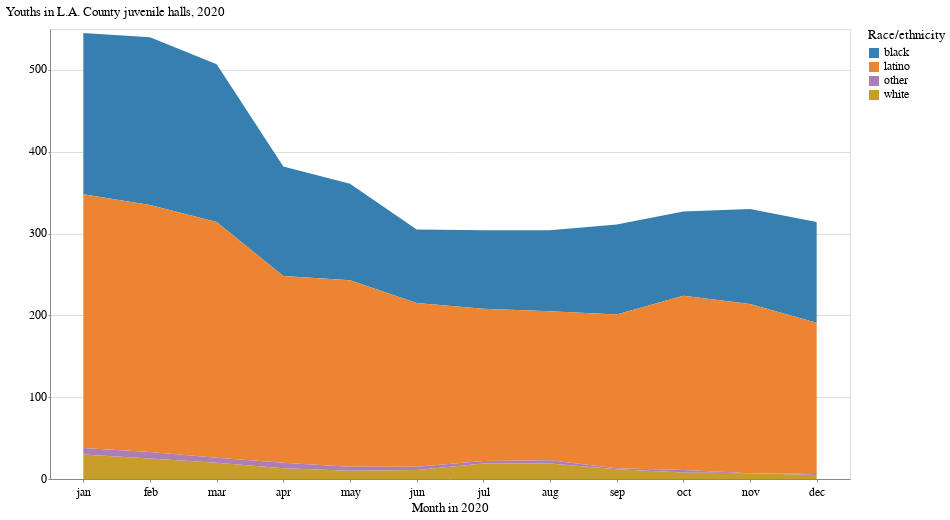

The code cell stored with this chart in its notebook:
### Code cell
alt.Chart(race_melt_df).mark_area().encode(
    x=alt.X(
        "month:O",
        sort=[
            "jan",
            "feb",
            "mar",
            "apr",
            "may",
            "jun",
            "jul",
            "aug",
            "sep",
            "oct",
            "nov",
            "dec",
        ],
        title="Month in 2020",
    ),
    y=alt.Y(
        "value:Q",
        title="Youths in L.A. County juvenile halls, 2020",
        axis=alt.Axis(tickCount=5),
    ),
    color=alt.Color("variable:N", title="Race/ethnicity"),
)

### Figure 1 — Vega-Lite specification as saved in the notebook (floating-point values rounded to 4 significant figures)
{"config": {"view": {"width": 800, "height": 450}, "background": "#ffffff", "title": {"anchor": "start", "font": "Benton Gothic Bold, sans", "fontColor": "#000000", "fontSize": 22, "fontWeight": "normal"}, "arc": {"fill": "#82c6df"}, "area": {"fill": "#82c6df"}, "line": {"stroke": "#82c6df", "strokeWidth": 3}, "path": {"stroke": "#82c6df"}, "rect": {"fill": "#82c6df"}, "shape": {"stroke": "#82c6df"}, "bar": {"fill": "#82c6df"}, "point": {"stroke": "#82c6df"}, "symbol": {"fill": "#82c6df", "size": 30}, "axis": {"titleFont": "Benton Gothic Bold, sans", "titleFontSize": 13, "titleFontWeight": "normal", "labelFont": "Benton Gothic, sans", "labelFontSize": 11.5, "labelFontWeight": "normal"}, "axisX": {"labelAngle": 0, "labelPadding": 4, "tickSize": 3}, "axisY": {"labelBaseline": "middle", "maxExtent": 45, "minExtent": 45, "tickSize": 2, "titleAlign": "left", "titleAngle": 0, "titleX": -45, "titleY": -11}, "legend": {"titleFont": "Benton Gothic Bold, sans", "titleFontSize": 13, "titleFontWeight": "normal", "symbolType": "square", "labelFont": "Benton Gothic, sans", "labelFontSize": 11.5}, "range": {"category": ["#3580b1", "#ec8431", "#ab7fb4", "#c89d29", "#adc839", "#829eb1"], "diverging": ["#e68a4f", "#f4bb6a", "#f9e39c", "#dadfe2", "#a6b7c6", "#849eae"], "heatmap": ["#fbf2c7", "#f9e39c", "#f8d36e", "#f4bb6a", "#e68a4f", "#d15a40", "#ab4232"], "ordinal": ["#fbf2c7", "#f9e39c", "#f8d36e", "#f4bb6a", "#e68a4f", "#d15a40", "#ab4232"], "ramp": ["#fbf2c7", "#f9e39c", "#f8d36e", "#f4bb6a", "#e68a4f", "#d15a40", "#ab4232"]}}, "data": {"name": "data-3042001cc988b44894e90a68c1792bc4"}, "mark": "area", "encoding": {"color": {"type": "nominal", "field": "variable", "title": "Race/ethnicity"}, "x": {"type": "ordinal", "field": "month", "sort": ["jan", "feb", "mar", "apr", "may", "jun", "jul", "aug", "sep", "oct", "nov", "dec"], "title": "Month in 2020"}, "y": {"type": "quantitative", "axis": {"tickCount": 5}, "field": "value", "title": "Youths in L.A. County juvenile halls, 2020"}}, "$schema": "https://vega.github.io/schema/vega-lite/v4.0.2.json", "datasets": {"data-3042001cc988b44894e90a68c1792bc4": [{"month": "jan", "variable": "black", "value": 197}, {"month": "feb", "variable": "black", "value": 205}, {"month": "mar", "variable": "black", "value": 193}, {"month": "apr", "variable": "black", "value": 134}, {"month": "may", "variable": "black", "value": 118}, {"month": "jun", "variable": "black", "value": 90}, {"month": "jul", "variable": "black", "value": 96}, {"month": "aug", "variable": "black", "value": 99}, {"month": "sep", "variable": "black", "value": 110}, {"month": "oct", "variable": "black", "value": 103}, {"month": "nov", "variable": "black", "value": 116}, {"month": "dec", "variable": "black", "value": 123}, {"month": "jan", "variable": "white", "value": 30}, {"month": "feb", "variable": "white", "value": 25}, {"month": "mar", "variable": "white", "value": 20}, {"month": "apr", "variable": "white", "value": 13}, {"month": "may", "variable": "white", "value": 10}, {"month": "jun", "variable": "white", "value": 11}, {"month": "jul", "variable": "white", "value": 19}, {"month": "aug", "variable": "white", "value": 19}, {"month": "sep", "variable": "white", "value": 12}, {"month": "oct", "variable": "white", "value": 8}, {"month": "nov", "variable": "white", "value": 7}, {"month": "dec", "variable": "white", "value": 5}, {"month": "jan", "variable": "latino", "value": 310}, {"month": "feb", "variable": "latino", "value": 302}, {"month": "mar", "variable": "latino", "value": 288}, {"month": "apr", "variable": "latino", "value": 228}, {"month": "may", "variable": "latino", "value": 228}, {"month": "jun", "variable": "latino", "value": 200}, {"month": "jul", "variable": "latino", "value": 186}, {"month": "aug", "variable": "latino", "value": 182}, {"month": "sep", "variable": "latino", "value": 188}, {"month": "oct", "variable": "latino", "value": 213}, {"month": "nov", "variable": "latino", "value": 207}, {"month": "dec", "variable": "latino", "value": 185}, {"month": "jan", "variable": "other", "value": 8}, {"month": "feb", "variable": "other", "value": 8}, {"month": "mar", "variable": "other", "value": 6}, {"month": "apr", "variable": "other", "value": 7}, {"month": "may", "variable": "other", "value": 5}, {"month": "jun", "variable": "other", "value": 4}, {"month": "jul", "variable": "other", "value": 3}, {"month": "aug", "variable": "other", "value": 4}, {"month": "sep", "variable": "other", "value": 1}, {"month": "oct", "variable": "other", "value": 3}, {"month": "nov", "variable": "other", "value": 0}, {"month": "dec", "variable": "other", "value": 1}]}}
